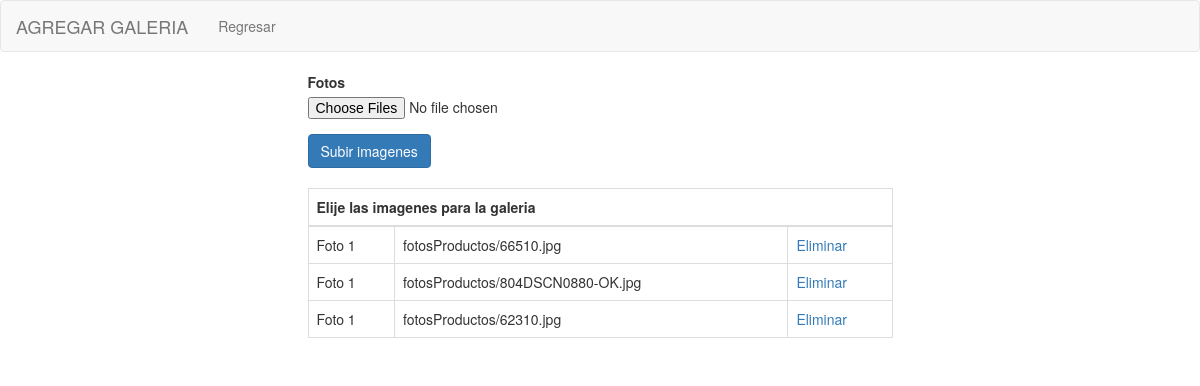
Screenshot of /panel/agregarGaleria.php?id_producto=21 with the database file from the repository.
### tables this page shows
CREATE TABLE IF NOT EXISTS `fotos_producto` (
  `id_foto_producto` bigint(20) NOT NULL AUTO_INCREMENT,
  `id_producto` bigint(20) DEFAULT NULL,
  `foto_secundaria` text,
  PRIMARY KEY (`id_foto_producto`),
  KEY `id_producto` (`id_producto`)
);

### includes/Conexion.php (called while the page is built, shortened)
<?php
class MySQL {
    private $conexion;
    public function MySQL() {
        if (!isset($this->conexion)) {
  $this->conexion = (mysql_connect("localhost", "root", ""))
                    or die(mysql_error());
        }
    }
    public function consulta($consulta) {
        $resultado = mysql_query($consulta, $this->conexion);
        return $resultado;
    }
    public function fetch_array($consulta) {
        return mysql_fetch_array($consulta);
    }
}
?>

### panel/agregarGaleria.php (the view, shortened to what this page needs)
<!DOCTYPE html>
<html lang="en">
    <head>
        <link href="css/bootstrap.min.css" rel="stylesheet">
    </head>
    <body>
        <nav class="navbar navbar-default">
            <div class="container-fluid">
                <div class="navbar-header">
                    <a class="navbar-brand" href="#">AGREGAR GALERIA</a>
                </div>
                <div class="collapse navbar-collapse" id="bs-example-navbar-collapse-1">
                    <ul class="nav navbar-nav">
                        <li><a href="index.php">Regresar</a></li>
                    </ul>
                </div>
            </div>
        </nav>
    <div class="row">
        <div class="col-md-3"></div>
        <div class="col-md-6">
            <form role="form" id="formProducto" action="accionAltaGaleria.php" enctype="multipart/form-data" method="POST"><div class="form-group">
                    <label for="exampleInputFile">Fotos</label>
                    <input type="file" multiple id="foto" name="foto">
                </div>
                <button type="submit" id="btnGuardar" class="btn btn-primary">Subir imagenes</button>
            </form>
        </div>
        <div class="col-md-3">
        </div>
    </div>
    <br />
    <div class="row">
        <div class="col-md-3"></div>
        <div class="col-md-6">
            <table class="table table-bordered">
                <thead>
                    <tr>
                        <th colspan="3">
                            Elije las imagenes para la galeria
                        </th>
                    </tr>
                </thead>
                <tbody>
                    <?php
                    include '../includes/Conexion.php';
                    $sql = new MySQL();
                    $i = 1;
                    $res = $sql->consulta("SELECT * FROM fotos_producto WHERE id_producto=" . $_REQUEST["id_producto"]);
                    while ($row = $sql->fetch_array($res)) {
                        ?>
                        <tr>
                            <td>
                                Foto <?= $i ?>
                            </td>
                            <td>
                                <?= $row["foto_secundaria"] ?>
                            </td>
                            <td>
                                <a href="eliminarFotoProducto.php?id_producto=<?= $row["id_producto"] ?>&id=<?= $row["id_foto_producto"] ?>">Eliminar </a>
                            </td>
                        </tr>
                        <?php
                    }
                    ?>
                </tbody>
            </table>
        </div>
        <div class="col-md-3"></div>
    </div>
</body>
</html>

### rows the page displays
fotos_producto: foto_secundaria "fotosProductos/66510.jpg"
fotos_producto: foto_secundaria "fotosProductos/804DSCN0880-OK.jpg"
fotos_producto: foto_secundaria "fotosProductos/62310.jpg"
